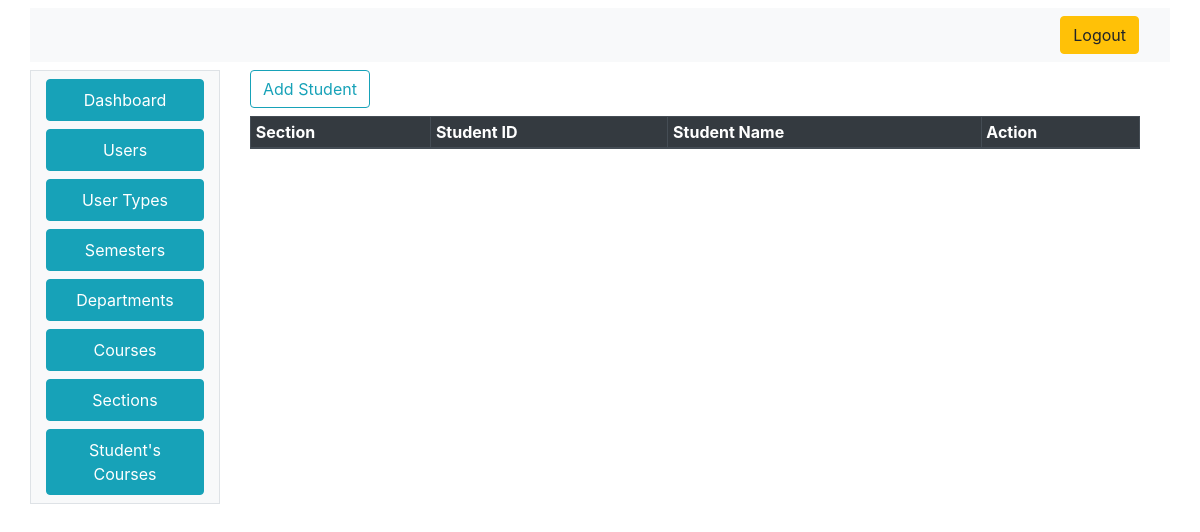
Page /admin/students.php?SectionID=2 on the earlier database version.
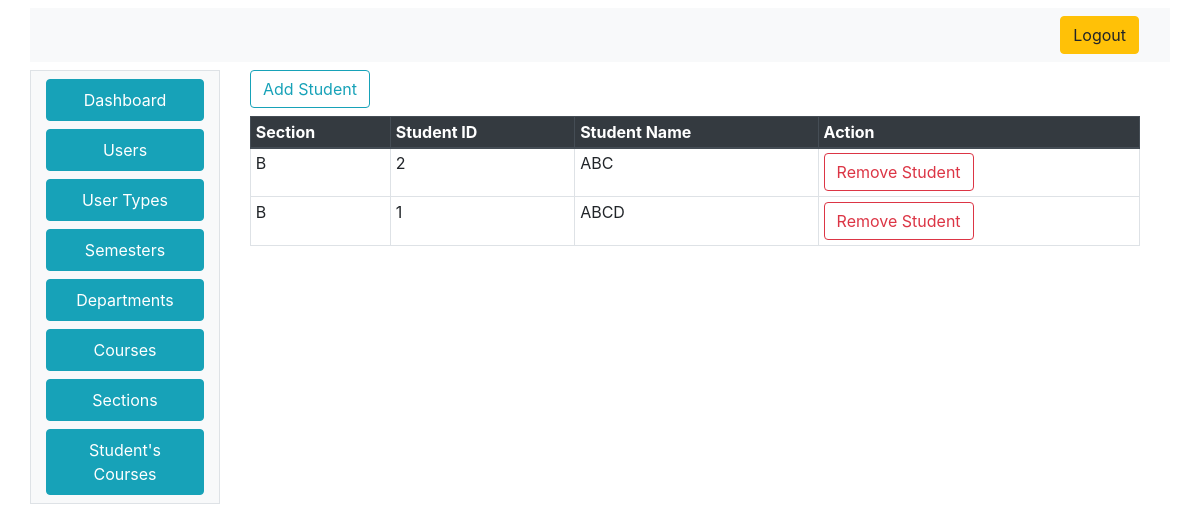
Same page on the later database version.
### tables this page shows
CREATE TABLE `student_section` (
  `ID` int(11) NOT NULL,
  `StudentID` int(11) NOT NULL,
  `SectionID` int(11) NOT NULL
);

CREATE TABLE `section` (
  `SectionID` int(11) NOT NULL,
  `SectionName` varchar(10) NOT NULL,
  `CourseID` int(11) NOT NULL,
  `TeacherID` int(11) NOT NULL,
  `SemesterID` int(11) NOT NULL,
  `Status` tinyint(1) NOT NULL
);

CREATE TABLE `users` (
  `UserID` int(11) NOT NULL,
  `UserName` varchar(100) NOT NULL,
  `UserEmail` varchar(50) NOT NULL,
  `Password` varchar(25) NOT NULL,
  `Status` tinyint(1) NOT NULL,
  `UserTypeID` int(11) NOT NULL,
  `DepartmentID` int(11) DEFAULT NULL
);

### index_model.php (called while the page is built, shortened)
<?php
class IndexModel
{
	public $con;
	public function IndexModel()
	{
		$this->host = "localhost:3306";
		$this->user = "root";
		$this->pass = "";
		$this->dbname = "ams";
		$this->con =  new mysqli($this->host, $this->user, $this->pass, $this->dbname);
	}
	public function getStudentsBySections($SectionID)
	{
		$q = "SELECT student_section.ID,section.SectionID,section.SectionName,users.UserID,users.UserName FROM `student_section` LEFT OUTER JOIN users on student_section.StudentID=users.UserID LEFT OUTER JOIN section on section.SectionID=student_section.SectionID where student_section.SectionID=" . $SectionID;
		$r = mysqli_query($this->con, $q);
		if ($r == false) {
			return 0;
		} else {
			return $r;
		}
	}
}

### admin/students.php (the view, shortened to what this page needs)
<html>
<head>
  <link rel="stylesheet" href="css.css">
  <link rel="stylesheet" href="https://stackpath.bootstrapcdn.com/bootstrap/4.4.1/css/bootstrap.min.css">
</head>
<body>
  <div class="container mt-2">
    <div class="row">
      <div class="col-12 mb-2 bg-light">
        <nav class="navbar navbar-expand-lg navbar-light bg-light justify-content-end">
          <a class="btn btn-warning ml-2" href="../logout.php"><i class="fa fa-sign-out" aria-hidden="true"></i>
            Logout
          </a>
        </nav>
      </div>
      <div class="col-2 bg-light border">
        <nav class=" d-none d-md-block bg-light sidebar">
          <?php
          require_once('sidebar.php');
          ?>
        </nav>
      </div>
      <div class="col-10 bg-transparent">
        <div class="container-fluid container-responsive">
          <?php echo "
           <a href='add_student.php?SectionID=" . $_GET["SectionID"] . "' class='btn btn-outline-info mb-2'> Add Student</a>";
          ?>
          <div class="table-responsive">
            <table class="table  table-sm table-hover table-bordered">
              <thead class="thead-dark">
                <tr>
                  <th scope="col">Section</th>
                  <th scope="col">Student ID</th>
                  <th scope="col">Student Name</th>
                  <th scope="col">Action</th>
                </tr>
              </thead>
              <tbody>
                <?php
                require_once('../index_model.php');
                $indObj = new IndexModel();
                $rs = $indObj->getStudentsBySections($_GET['SectionID']);
                while ($d = mysqli_fetch_assoc($rs)) {
                  echo $str = "<tr><td>" . $d["SectionName"] . "</td><td>" . $d["UserID"] . "</td><td>" . $d["UserName"] . "</td>";
                  echo "<td>
                      <a href='remove_student.php?ID=" . $d["ID"] . "&SectionID=" . $d["SectionID"] . "' class='btn btn-outline-danger'>Remove Student</a>
                    </td>
                  </tr>";
                }
                ?>
              </tbody>
            </table>
          </div>
        </div>
      </div>
    </div>
  </div>
</body>
</html>

Differences in the rows shown:
added student_section: SectionID.SectionName "B", StudentID.UserID "2", StudentID.UserName "ABC"
added student_section: SectionID.SectionName "B", StudentID.UserID "1", StudentID.UserName "ABCD"
